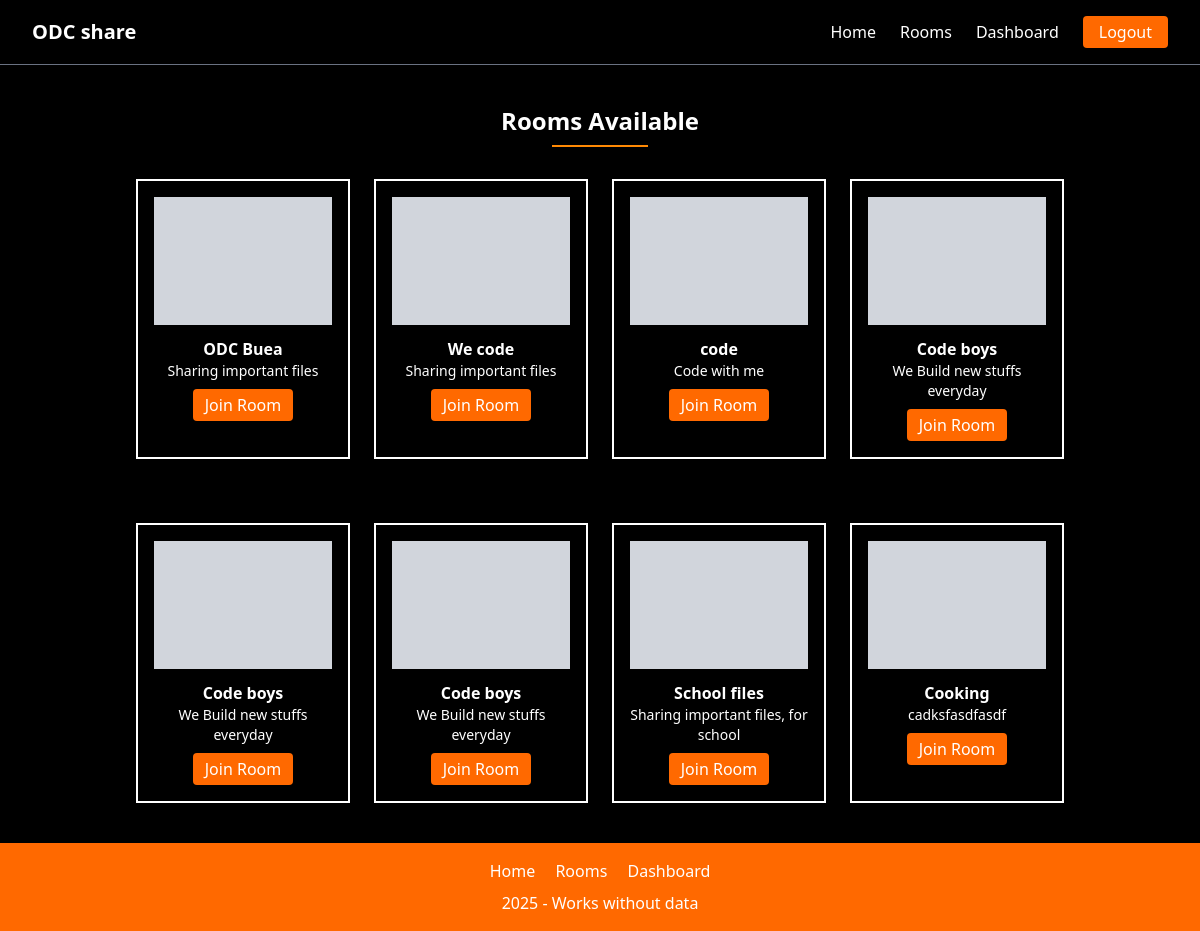
The app's page /room/ (signed in) with its own data.
### home/models.py (models this page shows, shortened)
class Room(models.Model):
    room_name = models.CharField(max_length=100, null=True)
    description = models.TextField(max_length=200, null=True)
    code = models.CharField(max_length=6, unique=True, editable=False, null=True, blank=True)
    created_by = models.ForeignKey(User, on_delete=models.CASCADE, related_name="rooms", null=True)
    created_at = models.DateTimeField(auto_now_add=True)
    members = models.ManyToManyField(User, related_name="joined_rooms", blank=True)

### create_room/views.py (the view)
# urls.py: path('', views.list_rooms, name='list_rooms'),
def list_rooms(request):
    rooms = Room.objects.all()
    return render(request, "list_room.html", {"rooms": rooms})

### create_room/templates/list_room.html (shortened to what this page needs)
{% extends "base.html" %}
{% block content %}
<h2 class="text-2xl font-bold mb-2 text-center mt-10">Rooms Available</h2>
    <hr class="text-orange-400 max-w-[8%] mx-auto mb-8 border-1">
    <div class="max-w-[80%] mx-auto">
        <div class="grid grid-cols-1 md:grid-cols-4 gap-6 px-4">
        {% for room in rooms %}
        <div class="border-2 p-4 text-center hover:shadow-lg transition mb-10">
            <div class="bg-gray-300 h-32 mb-3"></div>
            <h3 class="font-semibold">{{ room.room_name }}</h3>
            <p class="text-sm">{{room.description}}</p>
            <a href="/" class="bg-orange-500 text-white px-3 py-1 mt-2 inline-block rounded ">Join Room</a>
        </div>
        {% endfor %}
    </div>
    </div>
{% endblock %}

### records on screen
Room: room_name "ODC Buea", description "Sharing important files"
Room: room_name "We code", description "Sharing important files"
Room: room_name "code", description "Code with me"
Room: room_name "Code boys", description "We Build new stuffs everyday"
Room: room_name "Code boys", description "We Build new stuffs everyday"
Room: room_name "Code boys", description "We Build new stuffs everyday"
Room: room_name "School files", description "Sharing important files, for school"
Room: room_name "Cooking", description "cadksfasdfasdf"
